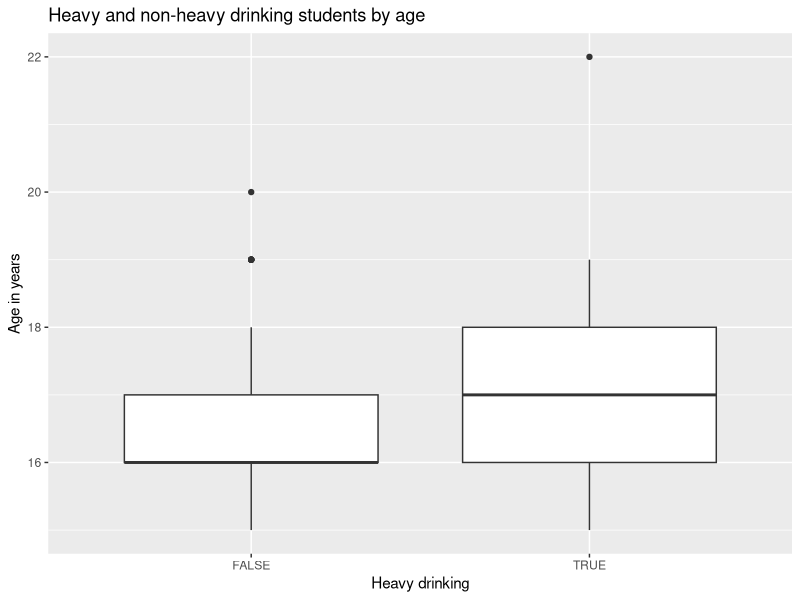
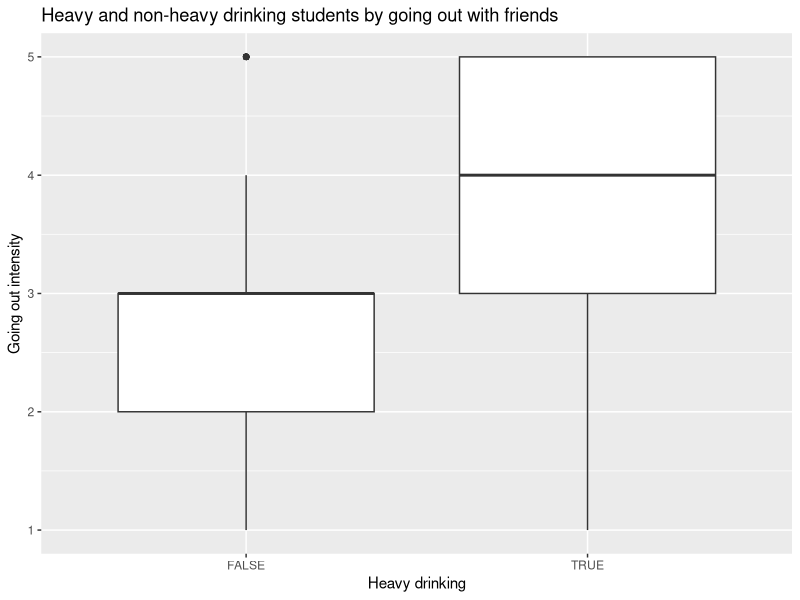
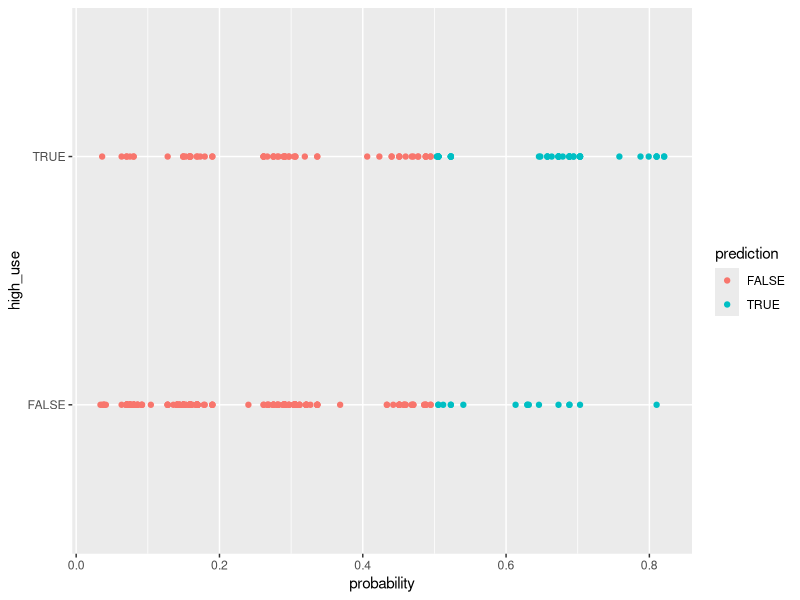

Write R code to recreate these figures, in order.
## ---- chunk 1
date()
## ---- chunk 2
library(readr)
setwd("C:/Users/ariv/Documents/IODS-project/IODS-project/data")
alc <- read_csv("alc.csv")
View(alc)
## ---- chunk 3
colnames(alc)[2:36]
## ---- chunk 4
library(dplyr); library(ggplot2); library(readr)
setwd("C:/Users/ariv/Documents/IODS-project/IODS-project/data")
alc <- read_csv("alc.csv")
alc %>% group_by(sex, high_use) %>% count
## ---- chunk 5
alc %>% group_by(high_use) %>% summarise(count = n(), mean_age = mean(age))
g1 <- ggplot(alc, aes(x = high_use, y = age))
g1 + geom_boxplot() + xlab("Heavy drinking") + ylab("Age in years") + ggtitle("Heavy and non-heavy drinking students by age")
## ---- chunk 6
g2 <- ggplot(alc, aes(x = high_use, y = goout))
g2 + geom_boxplot() + xlab("Heavy drinking") + ylab("Going out intensity") + ggtitle("Heavy and non-heavy drinking students by going out with friends")
## ---- chunk 7
alc %>% group_by(address, high_use) %>% count
## ---- chunk 8
m <- glm(high_use ~ sex + age + goout + address, data = alc, family = "binomial")
summary(m)
coef(m)
OR <- coef(m) %>% exp
CI <- confint(m) %>% exp
cbind(OR, CI)
## ---- chunk 9
m <- glm(high_use ~ sex + age + goout + address, data = alc, family = "binomial")
probabilities <- predict(m, type = "response")
alc <- mutate(alc, probability = probabilities)
alc <- mutate(alc, prediction = probability >0.5)
select(alc, sex, age, goout, address, high_use, probability, prediction) %>% tail(10)
table(high_use = alc$high_use, prediction = alc$prediction)
## ---- chunk 10
library(dplyr); library(ggplot2)
g <- ggplot(alc, aes(x = probability, y = high_use, col = prediction))
g + geom_point()
table(high_use = alc$high_use, prediction = alc$prediction) %>% prop.table %>% addmargins
## ---- chunk 11
alc$guessprop <- runif(370)
alc$guesspred <- ifelse(alc$guessprop > 0.5, "TRUE","FALSE")
table(high_use = alc$high_use, prediction = alc$guesspred)
table(high_use = alc$high_use, prediction = alc$guesspred) %>% prop.table %>% addmargins
## ---- chunk 12
loss_func <- function(class, prob) {
  n_wrong <- abs(class - prob) > 0.5
  mean(n_wrong)
}
loss_func(class = alc$high_use, prob = alc$probability)
library(boot)
cv <- cv.glm(data = alc, cost = loss_func, glmfit = m, K = 10)
cv$delta[1]
